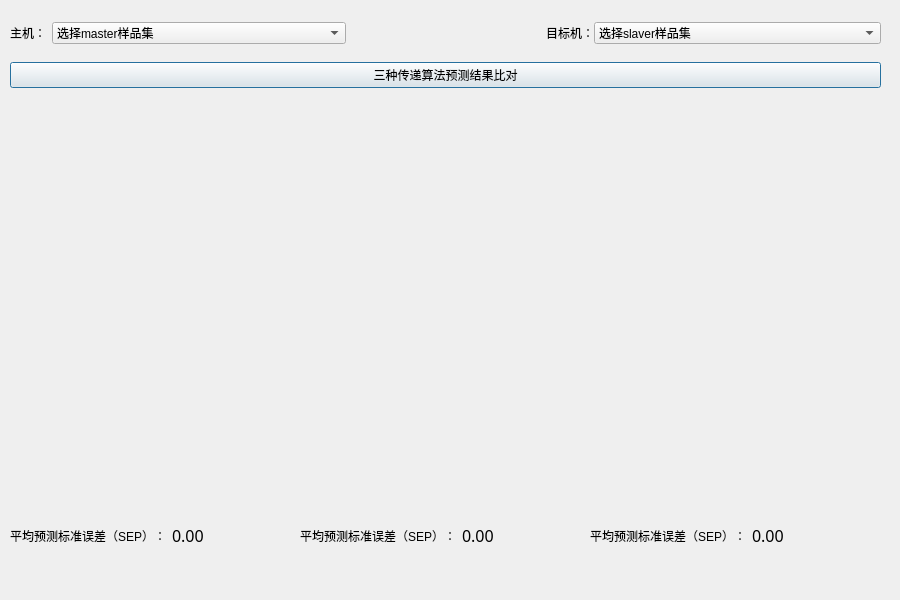
<?xml version="1.0" encoding="UTF-8"?>
<ui version="4.0">
 <class>CompareDialog</class>
 <widget class="QDialog" name="CompareDialog">
  <property name="geometry">
   <rect>
    <x>0</x>
    <y>0</y>
    <width>900</width>
    <height>600</height>
   </rect>
  </property>
  <property name="windowTitle">
   <string>算法结果对比</string>
  </property>
  <widget class="QWidget" name="verticalLayoutWidget">
   <property name="geometry">
    <rect>
     <x>10</x>
     <y>10</y>
     <width>871</width>
     <height>90</height>
    </rect>
   </property>
   <layout class="QVBoxLayout" name="vlayout1_2" stretch="0,0">
    <item>
     <layout class="QHBoxLayout" name="hlayout_3" stretch="1,1">
      <property name="spacing">
       <number>200</number>
      </property>
      <item>
       <layout class="QHBoxLayout" name="hlayout1_3" stretch="0,1">
        <property name="spacing">
         <number>6</number>
        </property>
        <item>
         <widget class="QLabel" name="lb1">
          <property name="text">
           <string>主机：</string>
          </property>
         </widget>
        </item>
        <item>
         <widget class="QComboBox" name="cbx1">
          <item>
           <property name="text">
            <string>选择master样品集</string>
           </property>
          </item>
          <item>
           <property name="text">
            <string>m5spec</string>
           </property>
          </item>
          <item>
           <property name="text">
            <string>mp5spec</string>
           </property>
          </item>
          <item>
           <property name="text">
            <string>mp6spec</string>
           </property>
          </item>
          <item>
           <property name="text">
            <string>m5nbs</string>
           </property>
          </item>
          <item>
           <property name="text">
            <string>mp5nbs</string>
           </property>
          </item>
          <item>
           <property name="text">
            <string>mp6nbs</string>
           </property>
          </item>
         </widget>
        </item>
       </layout>
      </item>
      <item>
       <layout class="QHBoxLayout" name="hlayout2_3" stretch="0,1">
        <property name="spacing">
         <number>0</number>
        </property>
        <item>
         <widget class="QLabel" name="lb2">
          <property name="text">
           <string>目标机：</string>
          </property>
         </widget>
        </item>
        <item>
         <widget class="QComboBox" name="cbx2">
          <item>
           <property name="text">
            <string>选择slaver样品集</string>
           </property>
          </item>
          <item>
           <property name="text">
            <string>m5spec</string>
           </property>
          </item>
          <item>
           <property name="text">
            <string>mp5spec</string>
           </property>
          </item>
          <item>
           <property name="text">
            <string>mp6spec</string>
           </property>
          </item>
          <item>
           <property name="text">
            <string>m5nbs</string>
           </property>
          </item>
          <item>
           <property name="text">
            <string>mp5nbs</string>
           </property>
          </item>
          <item>
           <property name="text">
            <string>mp6nbs</string>
           </property>
          </item>
         </widget>
        </item>
       </layout>
      </item>
     </layout>
    </item>
    <item>
     <layout class="QHBoxLayout" name="hlayout6_4" stretch="0">
      <property name="spacing">
       <number>100</number>
      </property>
      <item>
       <widget class="QPushButton" name="btn">
        <property name="enabled">
         <bool>true</bool>
        </property>
        <property name="text">
         <string>三种传递算法预测结果比对</string>
        </property>
       </widget>
      </item>
     </layout>
    </item>
   </layout>
  </widget>
  <widget class="QWidget" name="horizontalLayoutWidget_6">
   <property name="geometry">
    <rect>
     <x>10</x>
     <y>100</y>
     <width>871</width>
     <height>411</height>
    </rect>
   </property>
   <layout class="QHBoxLayout" name="hlayout4">
    <item>
     <widget class="QWidget" name="wg1" native="true"/>
    </item>
    <item>
     <widget class="QWidget" name="wg2" native="true"/>
    </item>
    <item>
     <widget class="QWidget" name="wg3" native="true"/>
    </item>
   </layout>
  </widget>
  <widget class="QWidget" name="horizontalLayoutWidget_3">
   <property name="geometry">
    <rect>
     <x>10</x>
     <y>520</y>
     <width>261</width>
     <height>31</height>
    </rect>
   </property>
   <layout class="QHBoxLayout" name="hlayout5">
    <item>
     <widget class="QLabel" name="lb4">
      <property name="text">
       <string>平均预测标准误差（SEP）：</string>
      </property>
     </widget>
    </item>
    <item>
     <widget class="QLabel" name="lb5">
      <property name="font">
       <font>
        <family>Arial Rounded MT Bold</family>
        <pointsize>12</pointsize>
       </font>
      </property>
      <property name="text">
       <string>0.00</string>
      </property>
     </widget>
    </item>
   </layout>
  </widget>
  <widget class="QWidget" name="horizontalLayoutWidget_4">
   <property name="geometry">
    <rect>
     <x>300</x>
     <y>520</y>
     <width>261</width>
     <height>31</height>
    </rect>
   </property>
   <layout class="QHBoxLayout" name="hlayout5_4">
    <item>
     <widget class="QLabel" name="lb4_4">
      <property name="text">
       <string>平均预测标准误差（SEP）：</string>
      </property>
     </widget>
    </item>
    <item>
     <widget class="QLabel" name="lb6">
      <property name="font">
       <font>
        <family>Arial Rounded MT Bold</family>
        <pointsize>12</pointsize>
       </font>
      </property>
      <property name="text">
       <string>0.00</string>
      </property>
     </widget>
    </item>
   </layout>
  </widget>
  <widget class="QWidget" name="horizontalLayoutWidget_5">
   <property name="geometry">
    <rect>
     <x>590</x>
     <y>520</y>
     <width>261</width>
     <height>31</height>
    </rect>
   </property>
   <layout class="QHBoxLayout" name="hlayout5_5">
    <item>
     <widget class="QLabel" name="lb4_5">
      <property name="text">
       <string>平均预测标准误差（SEP）：</string>
      </property>
     </widget>
    </item>
    <item>
     <widget class="QLabel" name="lb7">
      <property name="font">
       <font>
        <family>Arial Rounded MT Bold</family>
        <pointsize>12</pointsize>
       </font>
      </property>
      <property name="text">
       <string>0.00</string>
      </property>
     </widget>
    </item>
   </layout>
  </widget>
 </widget>
 <resources/>
 <connections/>
</ui>
